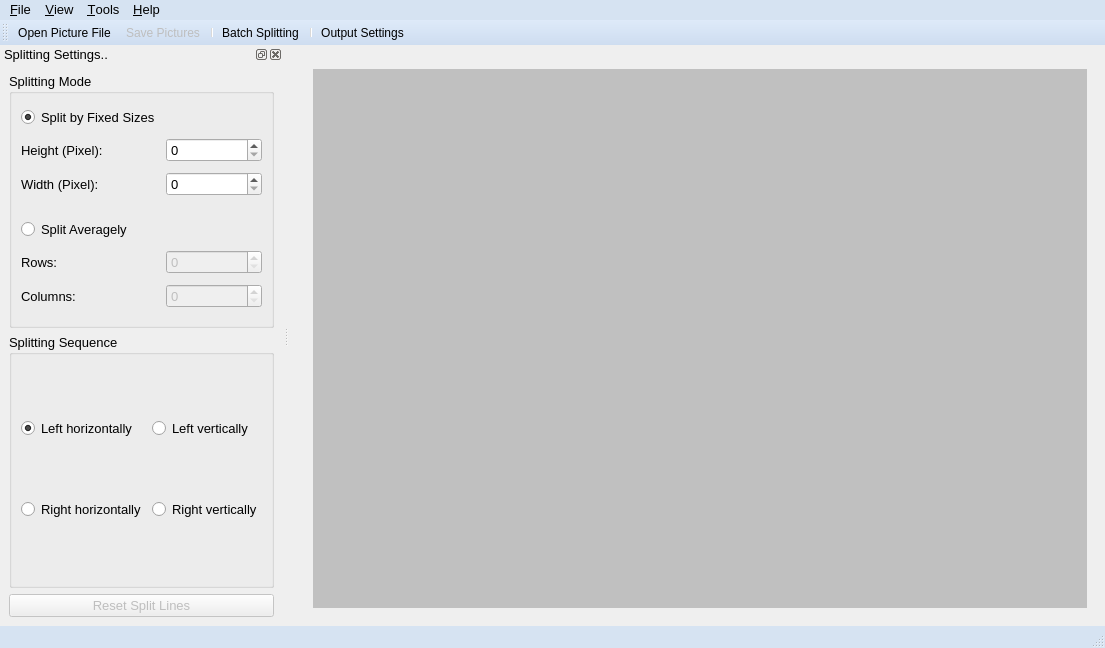
<?xml version="1.0" encoding="UTF-8"?>
<ui version="4.0">
 <class>fpsMainWindow</class>
 <widget class="QMainWindow" name="fpsMainWindow">
  <property name="geometry">
   <rect>
    <x>0</x>
    <y>0</y>
    <width>1105</width>
    <height>648</height>
   </rect>
  </property>
  <property name="minimumSize">
   <size>
    <width>800</width>
    <height>600</height>
   </size>
  </property>
  <property name="font">
   <font>
    <pointsize>10</pointsize>
   </font>
  </property>
  <property name="windowTitle">
   <string>FreePictureSplitter</string>
  </property>
  <widget class="QWidget" name="centralwidget">
   <layout class="QHBoxLayout" name="horizontalLayout">
    <item>
     <widget class="QWidget" name="wgtShow" native="true">
      <property name="sizePolicy">
       <sizepolicy hsizetype="Preferred" vsizetype="Preferred">
        <horstretch>1</horstretch>
        <verstretch>1</verstretch>
       </sizepolicy>
      </property>
      <property name="styleSheet">
       <string notr="true"/>
      </property>
      <layout class="QGridLayout" name="gridLayout_3">
       <item row="0" column="1">
        <widget class="QWidget" name="wgtHRuler" native="true">
         <property name="sizePolicy">
          <sizepolicy hsizetype="Expanding" vsizetype="Preferred">
           <horstretch>0</horstretch>
           <verstretch>0</verstretch>
          </sizepolicy>
         </property>
        </widget>
       </item>
       <item row="1" column="0">
        <widget class="QWidget" name="wgtVRuler" native="true">
         <property name="sizePolicy">
          <sizepolicy hsizetype="Preferred" vsizetype="Expanding">
           <horstretch>0</horstretch>
           <verstretch>0</verstretch>
          </sizepolicy>
         </property>
        </widget>
       </item>
       <item row="1" column="1">
        <widget class="QLabel" name="labPicture">
         <property name="styleSheet">
          <string notr="true">QLabel {
    background-color: rgb(192, 192, 192);
}</string>
         </property>
         <property name="text">
          <string/>
         </property>
        </widget>
       </item>
      </layout>
     </widget>
    </item>
   </layout>
  </widget>
  <widget class="QMenuBar" name="menuBar">
   <property name="geometry">
    <rect>
     <x>0</x>
     <y>0</y>
     <width>1105</width>
     <height>29</height>
    </rect>
   </property>
   <property name="font">
    <font>
     <pointsize>10</pointsize>
    </font>
   </property>
   <property name="styleSheet">
    <string notr="true">QMenuBar {
    background-color: rgb(214, 227, 242);
    color: rgb(0, 0, 0);
}</string>
   </property>
   <widget class="QMenu" name="menu_File">
    <property name="title">
     <string>&amp;File</string>
    </property>
    <addaction name="actionOpen"/>
    <addaction name="actionSave"/>
    <addaction name="separator"/>
    <addaction name="actionExit"/>
   </widget>
   <widget class="QMenu" name="menu_View">
    <property name="title">
     <string>&amp;View</string>
    </property>
   </widget>
   <widget class="QMenu" name="menu_Tools">
    <property name="title">
     <string>&amp;Tools</string>
    </property>
    <addaction name="actionBatch"/>
    <addaction name="separator"/>
    <addaction name="actionSettings"/>
   </widget>
   <widget class="QMenu" name="menu_Help">
    <property name="title">
     <string>&amp;Help</string>
    </property>
    <addaction name="actionHomepage"/>
    <addaction name="separator"/>
    <addaction name="actionAbout"/>
   </widget>
   <addaction name="menu_File"/>
   <addaction name="menu_View"/>
   <addaction name="menu_Tools"/>
   <addaction name="menu_Help"/>
  </widget>
  <widget class="QStatusBar" name="statusBar">
   <property name="styleSheet">
    <string notr="true">QStatusBar {
    background-color: rgb(214, 227, 242);
    color: rgb(0, 0, 0);
}</string>
   </property>
  </widget>
  <widget class="QToolBar" name="toolBar">
   <property name="font">
    <font>
     <pointsize>10</pointsize>
    </font>
   </property>
   <property name="windowTitle">
    <string>toolBar</string>
   </property>
   <property name="styleSheet">
    <string notr="true">QToolBar {
    border: none;
    background-color: qlineargradient(x1:0.5, y1:0, x2:0.5, y2:1, stop:0 rgb(222, 234, 249), stop:1 rgb(206, 221, 240));
}

/* QToolButton:hover {
    background-color: rgb(255, 255, 61);
} */</string>
   </property>
   <attribute name="toolBarArea">
    <enum>TopToolBarArea</enum>
   </attribute>
   <attribute name="toolBarBreak">
    <bool>false</bool>
   </attribute>
   <addaction name="actionOpen"/>
   <addaction name="actionSave"/>
   <addaction name="separator"/>
   <addaction name="actionBatch"/>
   <addaction name="separator"/>
   <addaction name="actionSettings"/>
  </widget>
  <widget class="QDockWidget" name="dkOptions">
   <property name="sizePolicy">
    <sizepolicy hsizetype="Preferred" vsizetype="Preferred">
     <horstretch>0</horstretch>
     <verstretch>1</verstretch>
    </sizepolicy>
   </property>
   <property name="windowTitle">
    <string>Splitting Settings..</string>
   </property>
   <attribute name="dockWidgetArea">
    <number>1</number>
   </attribute>
   <widget class="QWidget" name="dkcOptions">
    <property name="sizePolicy">
     <sizepolicy hsizetype="Preferred" vsizetype="Preferred">
      <horstretch>0</horstretch>
      <verstretch>1</verstretch>
     </sizepolicy>
    </property>
    <layout class="QVBoxLayout" name="verticalLayout">
     <item>
      <widget class="QGroupBox" name="gbxSplitMode">
       <property name="title">
        <string>Splitting Mode</string>
       </property>
       <layout class="QGridLayout" name="gridLayout">
        <item row="5" column="0">
         <widget class="QLabel" name="label_3">
          <property name="text">
           <string>Rows:</string>
          </property>
          <property name="buddy">
           <cstring>sbxRows</cstring>
          </property>
         </widget>
        </item>
        <item row="5" column="1">
         <widget class="QSpinBox" name="sbxRows">
          <property name="enabled">
           <bool>false</bool>
          </property>
         </widget>
        </item>
        <item row="4" column="0">
         <widget class="QRadioButton" name="rbtnAver">
          <property name="text">
           <string>Split Averagely</string>
          </property>
         </widget>
        </item>
        <item row="1" column="1">
         <widget class="QSpinBox" name="sbxHeight"/>
        </item>
        <item row="2" column="0">
         <widget class="QLabel" name="label_2">
          <property name="text">
           <string>Width (Pixel):</string>
          </property>
          <property name="buddy">
           <cstring>sbxWidth</cstring>
          </property>
         </widget>
        </item>
        <item row="6" column="0">
         <widget class="QLabel" name="label_4">
          <property name="text">
           <string>Columns:</string>
          </property>
          <property name="buddy">
           <cstring>sbxCols</cstring>
          </property>
         </widget>
        </item>
        <item row="6" column="1">
         <widget class="QSpinBox" name="sbxCols">
          <property name="enabled">
           <bool>false</bool>
          </property>
         </widget>
        </item>
        <item row="2" column="1">
         <widget class="QSpinBox" name="sbxWidth"/>
        </item>
        <item row="1" column="0">
         <widget class="QLabel" name="label">
          <property name="text">
           <string>Height (Pixel):</string>
          </property>
          <property name="buddy">
           <cstring>sbxHeight</cstring>
          </property>
         </widget>
        </item>
        <item row="0" column="0">
         <widget class="QRadioButton" name="rbtnSize">
          <property name="text">
           <string>Split by Fixed Sizes</string>
          </property>
          <property name="checked">
           <bool>true</bool>
          </property>
         </widget>
        </item>
        <item row="3" column="0" colspan="2">
         <widget class="Line" name="line">
          <property name="sizePolicy">
           <sizepolicy hsizetype="Maximum" vsizetype="Fixed">
            <horstretch>1</horstretch>
            <verstretch>0</verstretch>
           </sizepolicy>
          </property>
          <property name="orientation">
           <enum>Qt::Horizontal</enum>
          </property>
         </widget>
        </item>
       </layout>
      </widget>
     </item>
     <item>
      <widget class="QGroupBox" name="gbxSplitSeq">
       <property name="title">
        <string>Splitting Sequence</string>
       </property>
       <layout class="QGridLayout" name="gridLayout_2">
        <item row="0" column="0">
         <widget class="QRadioButton" name="rbtnHoriLeft">
          <property name="text">
           <string>Left horizontally</string>
          </property>
          <property name="checked">
           <bool>true</bool>
          </property>
         </widget>
        </item>
        <item row="0" column="1">
         <widget class="QRadioButton" name="rbtnVertLeft">
          <property name="text">
           <string>Left vertically</string>
          </property>
         </widget>
        </item>
        <item row="1" column="0">
         <widget class="QRadioButton" name="rbtnHoriRight">
          <property name="text">
           <string>Right horizontally</string>
          </property>
         </widget>
        </item>
        <item row="1" column="1">
         <widget class="QRadioButton" name="rbtnVertRight">
          <property name="text">
           <string>Right vertically</string>
          </property>
         </widget>
        </item>
       </layout>
      </widget>
     </item>
     <item>
      <widget class="QPushButton" name="btnReset">
       <property name="enabled">
        <bool>false</bool>
       </property>
       <property name="text">
        <string>Reset Split Lines</string>
       </property>
      </widget>
     </item>
    </layout>
   </widget>
  </widget>
  <action name="actionOpen">
   <property name="icon">
    <iconset resource="../resources/fps.qrc">
     <normaloff>:/toolBar/toolBar/open.png</normaloff>:/toolBar/toolBar/open.png</iconset>
   </property>
   <property name="text">
    <string>Open Picture File</string>
   </property>
   <property name="toolTip">
    <string>&lt;html&gt;&lt;head/&gt;&lt;body&gt;&lt;p&gt;Open a picture file to split.&lt;/p&gt;&lt;/body&gt;&lt;/html&gt;</string>
   </property>
   <property name="shortcut">
    <string>Ctrl+O</string>
   </property>
  </action>
  <action name="actionSave">
   <property name="enabled">
    <bool>false</bool>
   </property>
   <property name="icon">
    <iconset resource="../resources/fps.qrc">
     <normaloff>:/toolBar/toolBar/save-off.png</normaloff>:/toolBar/toolBar/save-off.png</iconset>
   </property>
   <property name="text">
    <string>Save Pictures</string>
   </property>
   <property name="toolTip">
    <string>&lt;html&gt;&lt;head/&gt;&lt;body&gt;&lt;p&gt;Save the splitted pictures.&lt;/p&gt;&lt;/body&gt;&lt;/html&gt;</string>
   </property>
   <property name="shortcut">
    <string>Ctrl+S</string>
   </property>
  </action>
  <action name="actionExit">
   <property name="text">
    <string>&amp;Exit</string>
   </property>
   <property name="toolTip">
    <string>&lt;html&gt;&lt;head/&gt;&lt;body&gt;&lt;p&gt;Exit FreePictureSplitter.&lt;/p&gt;&lt;/body&gt;&lt;/html&gt;</string>
   </property>
   <property name="shortcut">
    <string>Alt+X</string>
   </property>
  </action>
  <action name="actionBatch">
   <property name="icon">
    <iconset resource="../resources/fps.qrc">
     <normaloff>:/toolBar/toolBar/batch.png</normaloff>:/toolBar/toolBar/batch.png</iconset>
   </property>
   <property name="text">
    <string>Batch Splitting...</string>
   </property>
   <property name="toolTip">
    <string>&lt;html&gt;&lt;head/&gt;&lt;body&gt;&lt;p&gt;Batch split pictures.&lt;/p&gt;&lt;/body&gt;&lt;/html&gt;</string>
   </property>
   <property name="shortcut">
    <string>Ctrl+B</string>
   </property>
  </action>
  <action name="actionSettings">
   <property name="icon">
    <iconset resource="../resources/fps.qrc">
     <normaloff>:/toolBar/toolBar/settings.png</normaloff>:/toolBar/toolBar/settings.png</iconset>
   </property>
   <property name="text">
    <string>Output Settings</string>
   </property>
   <property name="toolTip">
    <string>&lt;html&gt;&lt;head/&gt;&lt;body&gt;&lt;p&gt;Settings for output files.&lt;/p&gt;&lt;/body&gt;&lt;/html&gt;</string>
   </property>
  </action>
  <action name="actionHomepage">
   <property name="text">
    <string>&amp;Homepage...</string>
   </property>
  </action>
  <action name="actionAbout">
   <property name="text">
    <string>&amp;About</string>
   </property>
  </action>
 </widget>
 <resources>
  <include location="../resources/fps.qrc"/>
 </resources>
 <connections/>
</ui>
